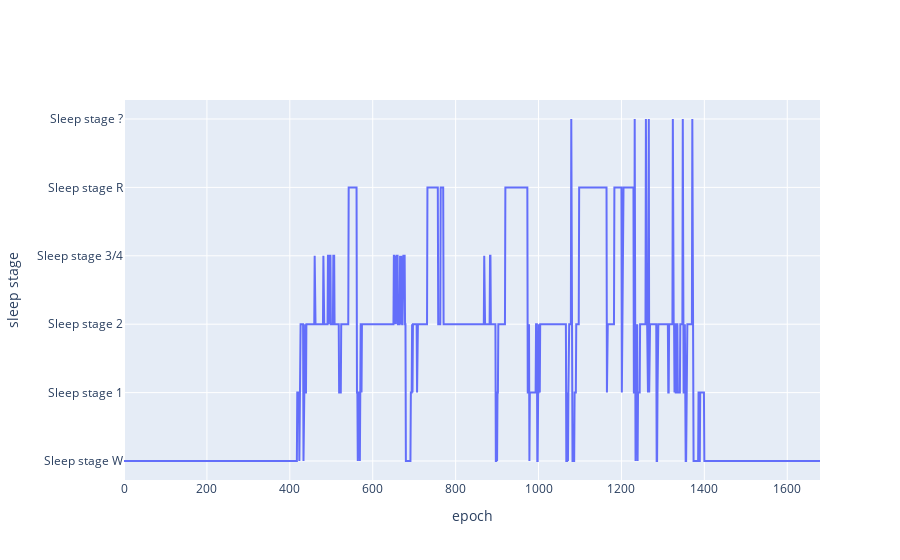

The code cell stored with this chart in its notebook:
### Code cell
_ev = train_cut_epoch[0].events[:, 2]
_ep = train_cut_epoch[0].to_data_frame(verbose=False)

go.Figure(
    data=[
        go.Scatter(x=_ep["epoch"].unique(), y=list(map(lambda x: ID2LABEL[x], _ev)))
    ],
    layout=go.Layout(
        yaxis=dict(title="sleep stage"),
        xaxis=dict(title="epoch"),
    )
)

### Figure 1 — Plotly figure (JSON) as saved in the notebook; plotly's stock layout.template omitted (floating-point values rounded to 4 significant figures; data arrays with more than 128 entries replaced by an {"elided": "..."} marker saying what was removed)
{"data": [{"type": "scatter", "x": {"elided": "1680 int values"}, "y": {"elided": "1680 str values"}}], "layout": {"xaxis": {"title": {"text": "epoch"}}, "yaxis": {"title": {"text": "sleep stage"}}}}
